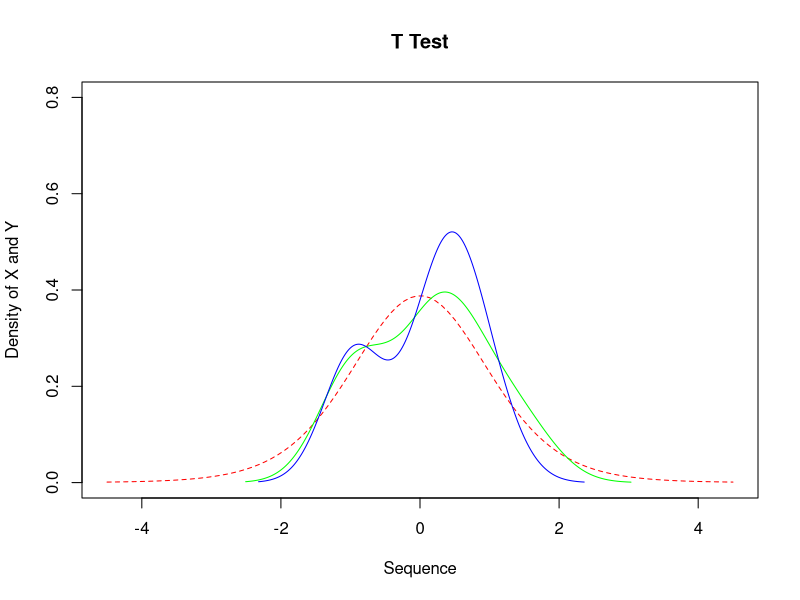
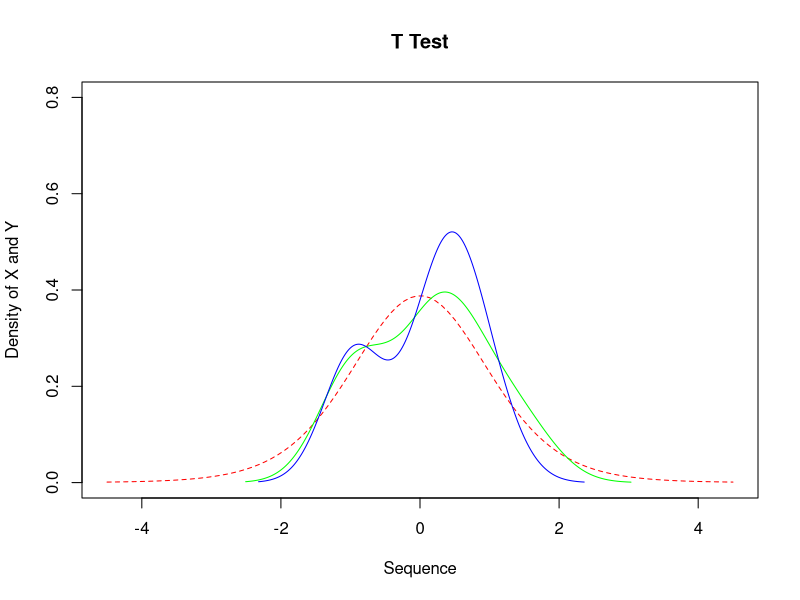

Here is the R script that generated these plots, in order:
file.edit("T-test edits.2.R")
# Generate dummy dataset
x <- rnorm(10)
y <- rnorm(10)

file.edit("T-test edits.2.R")
# Save plot as PDF
# Generate dummy dataset
x <- rnorm(10)
y <- rnorm(10)

# Save plot as PDF
pdf("T-test edits.2.pdf")

pts <- seq(-4.5, 4.5, length = 100)

# Plot with T-distribution and density lines
plot(pts, dt(pts, df = 9), col = 'red', type = 'l',
     main = "T Test", xlab = "Sequence", ylab = "Density of X and Y",
     lty = 2, ylim = c(0, 0.8))

lines(density(x), col = 'green')
lines(density(y), col = 'blue')
list.files()

# Close the PDF
dev.off()
pdf("T-test edits.2.pdf")
getwd()
setwd("~/Documents/STAT401/ASSIGNMENTS/ASSIGNMENT 1")
getwd()  # confirm it


pts <- seq(-4.5, 4.5, length = 100)

# Plot with T-distribution and density lines
plot(pts, dt(pts, df = 9), col = 'red', type = 'l',
     main = "T Test", xlab = "Sequence", ylab = "Density of X and Y",
     lty = 2, ylim = c(0, 0.8))

lines(density(x), col = 'green')
lines(density(y), col = 'blue')

dev.off()
setwd("~/Documents/STAT401/ASSIGNMENTS/ASSIGNMENT 1")
getwd()  # confirm it
